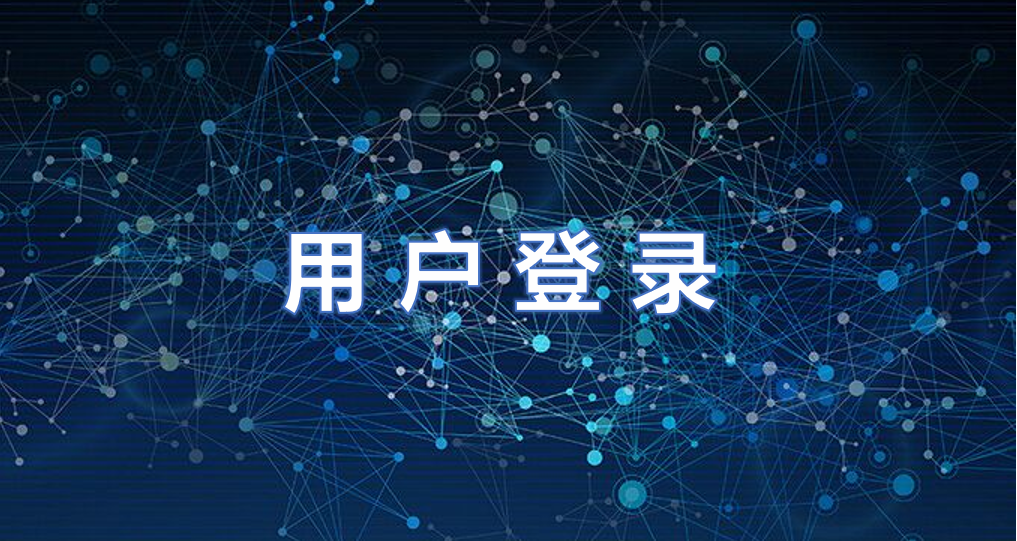
#> input picture pic/test_1.PNG, 1017 x 541 px, given in place of test_1.jpg, which was not available
$ python jiaozheng.py   (older library calls are emulated)
#> lines starting #> are read from the running program, lines starting #| are printed output that depends on the picture; pictures that were not available may be replaced by others from this repository, and a replacement may not be noted
#> further down, img is the input picture: shape (541, 1017, 3); mean B, G, R 77, 47, 20.2
import os
import cv2
import math
import random
import numpy as np
from scipy import misc, ndimage
import matplotlib.pyplot as plt


def correct(img):
    gray = cv2.cvtColor(img, cv2.COLOR_BGR2GRAY)
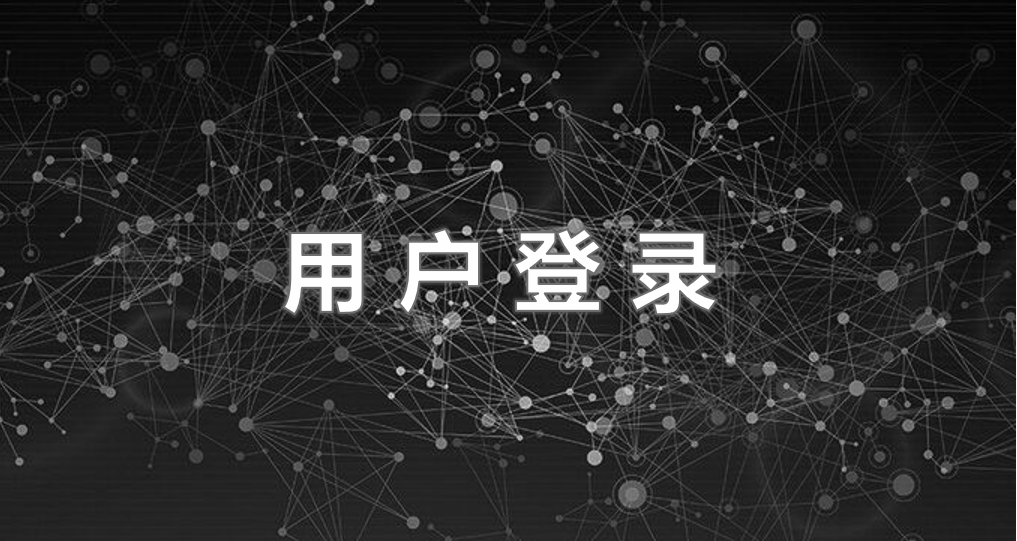
#> gray: shape (541, 1017); min 0, max 255, mean 42.4
    edges = cv2.Canny(gray, 50, 150, apertureSize=3)
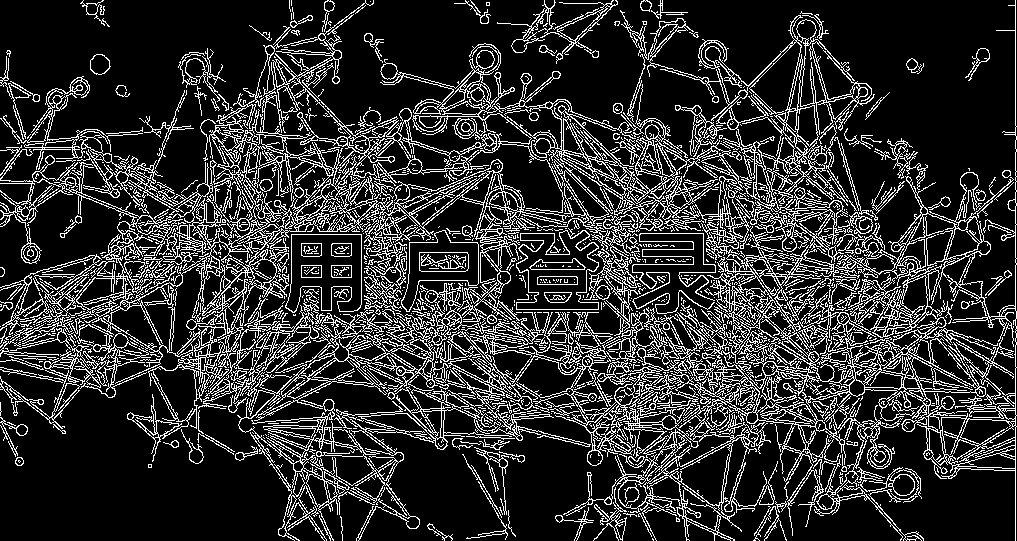
#> edges: shape (541, 1017); 18.6% white in thin lines or dots

    # 霍夫变换
    lines = cv2.HoughLines(edges, 1, np.pi / 180, 0)
    rotate_angle = 0
    for rho, theta in lines[0]:
        a = np.cos(theta)
        b = np.sin(theta)
        x0 = a * rho
        y0 = b * rho
        x1 = int(x0 + 1000 * (-b))
        y1 = int(y0 + 1000 * (a))
        x2 = int(x0 - 1000 * (-b))
        y2 = int(y0 - 1000 * (a))
        if x1 == x2 or y1 == y2:
            continue
        t = float(y2 - y1) / (x2 - x1)
        rotate_angle = math.degrees(math.atan(t))
        if rotate_angle > 45:
            rotate_angle = -90 + rotate_angle
        elif rotate_angle < -45:
            rotate_angle = 90 + rotate_angle
#> this loop made 1 pass
#> (rho, theta, a, b, x0, y0, x1, y1) on pass 1: (1015, 0, 1, 0, 1015, 0, 1015, 1000)
    print("rotate_angle : "+str(rotate_angle))
#| rotate_angle : 0
    rotate_img = ndimage.rotate(img, rotate_angle)
    return rotate_img


if __name__ == '__main__':

    # img = cv2.imread('./test-imgs-piliang/034.jpg')
    img = cv2.imread('./test_1.jpg')
    # misc.imsave('ssss.jpg', rotate_img)
    rotate_img = correct(img)

    cv2.imshow("img", rotate_img)
    cv2.waitKey(0)

$ run again, with pic/test_2.png copied over pic/test_1.PNG
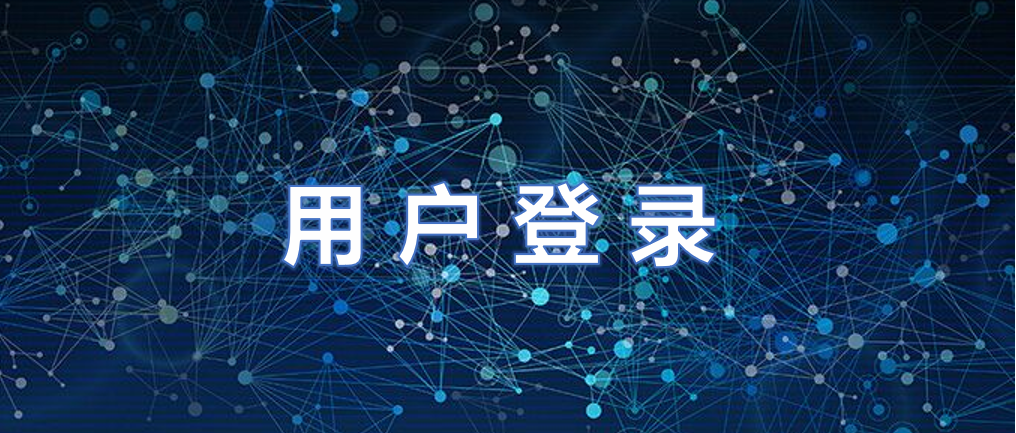
#> input picture pic/test_2.png, 1016 x 433 px, given in place of test_1.jpg, which was not available
#> img is the input picture: shape (433, 1016, 3); mean B, G, R 81, 50.4, 23.1
#> in correct, `gray = cv2.cvtColor(img, cv2.COLOR_BGR2GRAY)`:
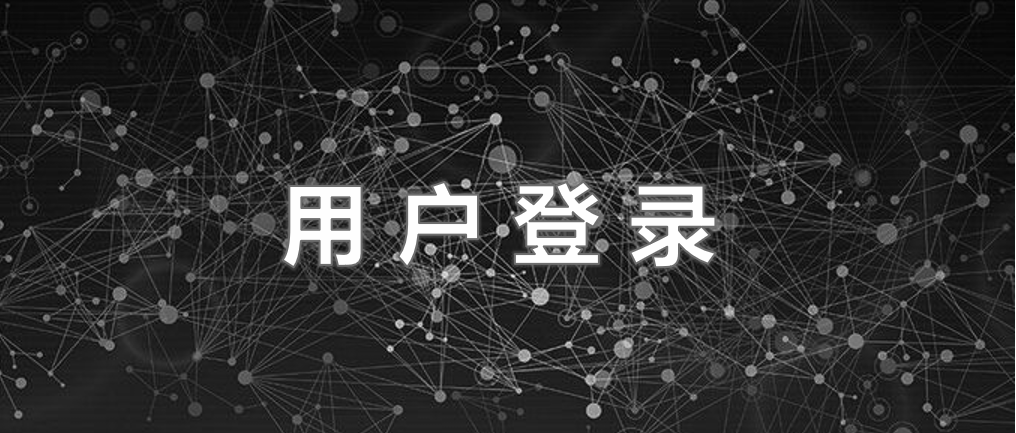
#> gray: shape (433, 1016); min 1, max 255, mean 45.7
#> in correct, `edges = cv2.Canny(gray, 50, 150, apertureSize=3)`:
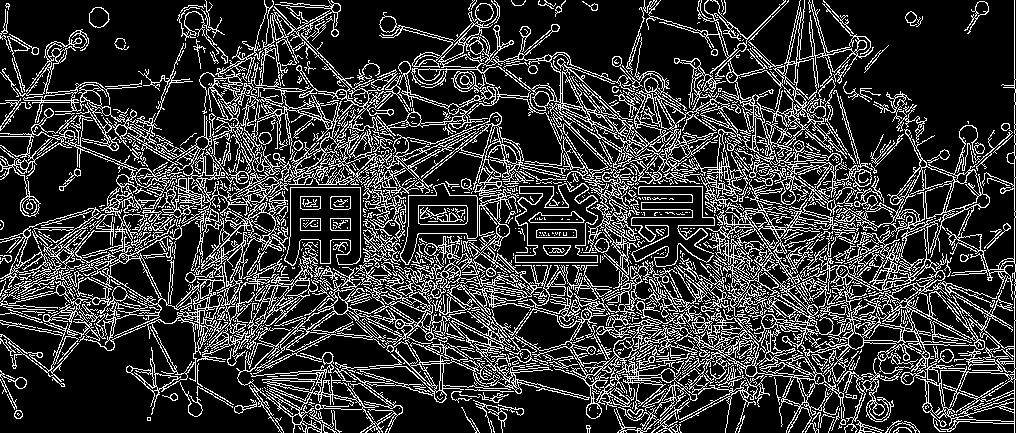
#> edges: shape (433, 1016); 21.4% white in thin lines or dots
#> the loop in correct, `for rho, theta in lines[0]:` made 1 pass
#> (rho, theta, a, b, x0, y0, x1, y1) on pass 1: (1014, 0, 1, 0, 1014, 0, 1014, 1000)
#| rotate_angle : 0
